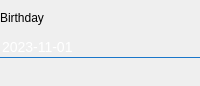
                   <widget class="QWidget" name="verticalWidget_6" native="true">
                    <property name="minimumSize">
                     <size>
                      <width>0</width>
                      <height>86</height>
                     </size>
                    </property>
                    <property name="maximumSize">
                     <size>
                      <width>16777215</width>
                      <height>86</height>
                     </size>
                    </property>
                    <layout class="QVBoxLayout" name="verticalLayout_12">
                     <property name="spacing">
                      <number>0</number>
                     </property>
                     <property name="leftMargin">
                      <number>0</number>
                     </property>
                     <property name="topMargin">
                      <number>0</number>
                     </property>
                     <property name="rightMargin">
                      <number>0</number>
                     </property>
                     <property name="bottomMargin">
                      <number>0</number>
                     </property>
                     <item>
                      <layout class="QHBoxLayout" name="horizontalLayout_19">
                       <item>
                        <widget class="QLabel" name="label_9">
                         <property name="minimumSize">
                          <size>
                           <width>0</width>
                           <height>36</height>
                          </size>
                         </property>
                         <property name="maximumSize">
                          <size>
                           <width>16777215</width>
                           <height>36</height>
                          </size>
                         </property>
                         <property name="text">
                          <string>Birthday</string>
                         </property>
                        </widget>
                       </item>
                      </layout>
                     </item>
                     <item>
                      <layout class="QHBoxLayout" name="horizontalLayout_17">
                       <item>
                        <widget class="QDateEdit" name="birthday">
                         <property name="toolTip">
                          <string>Click the calendar icon on the right to select your date of birth</string>
                         </property>
                         <property name="styleSheet">
                          <string notr="true">QDateEdit {
	background: transparent;
	border: none;
	border-bottom: 1px solid #1A76CA;
	font-size: 14px;
	color: white;
	height: 21px;
}

QDateEdit::drop-down {
	border: none;
	height: 21px;
	width: 24px;
	padding-bottom: 2px;
}

QDateEdit::drop-down:hover {
	background: rgba(255,255,255,0.1);
}

QDateEdit::down-arrow {
	height: 21px;
	width: 24px;
	image: url(:/Optimus/images/patientAdmin/calendar.svg);
}</string>
                         </property>
                         <property name="accelerated">
                          <bool>true</bool>
                         </property>
                         <property name="dateTime">
                          <datetime>
                           <hour>0</hour>
                           <minute>0</minute>
                           <second>0</second>
                           <year>2023</year>
                           <month>11</month>
                           <day>1</day>
                          </datetime>
                         </property>
                         <property name="displayFormat">
                          <string>yyyy-MM-dd</string>
                         </property>
                         <property name="calendarPopup">
                          <bool>true</bool>
                         </property>
                        </widget>
                       </item>
                      </layout>
                     </item>
                     <item>
                      <layout class="QHBoxLayout" name="horizontalLayout_18">
                       <item>
                        <widget class="QLabel" name="label_8">
                         <property name="text">
                          <string/>
                         </property>
                        </widget>
                       </item>
                      </layout>
                     </item>
                    </layout>
                   </widget>
